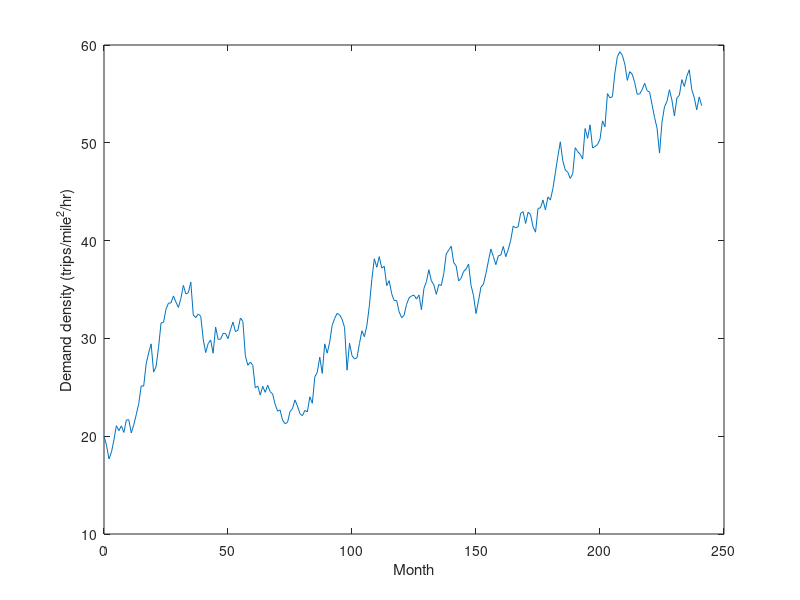

Here is the MATLAB script that generated this plot:
x=20;
X=[x];
delta=1;
sigma=2.1;
driftRate=0.01;
for i=0:240
x=x+driftRate*delta+sigma*sqrt(delta)*normrnd(0,0.6);
if x<0|x>100
    break;
end
X=[X;x];
end
y=0:1:length(X)-1;
y=y*delta
plot(y,X)
xlabel('Month')
ylabel('Demand density (trips/mile^2/hr)')